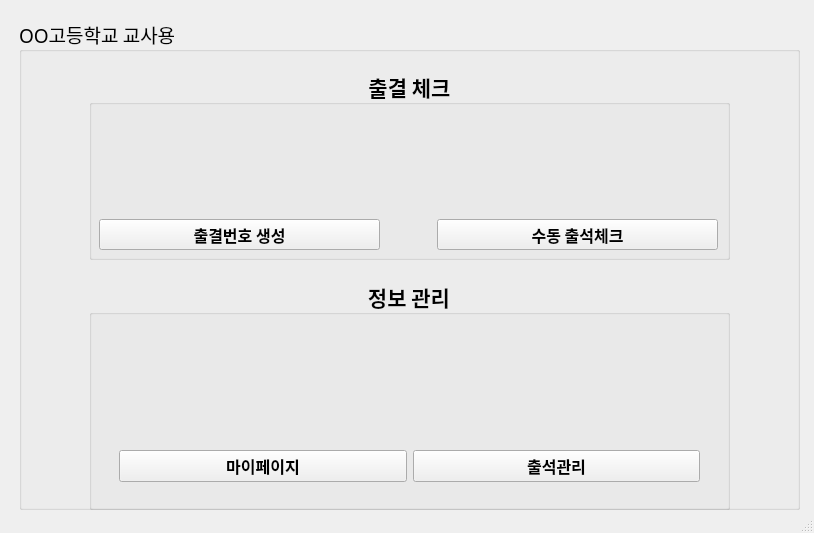
<?xml version="1.0" encoding="UTF-8"?>
<ui version="4.0">
 <class>MainWindow</class>
 <widget class="QMainWindow" name="MainWindow">
  <property name="geometry">
   <rect>
    <x>0</x>
    <y>0</y>
    <width>814</width>
    <height>533</height>
   </rect>
  </property>
  <property name="font">
   <font>
    <family>D2Coding</family>
   </font>
  </property>
  <property name="windowTitle">
   <string>OO고등학교 출결관리앱</string>
  </property>
  <widget class="QWidget" name="centralwidget">
   <widget class="QWidget" name="verticalLayoutWidget">
    <property name="geometry">
     <rect>
      <x>19</x>
      <y>19</y>
      <width>781</width>
      <height>491</height>
     </rect>
    </property>
    <layout class="QVBoxLayout" name="verticalLayout">
     <item>
      <layout class="QHBoxLayout" name="horizontalLayout">
       <item>
        <widget class="QGroupBox" name="groupBox">
         <property name="font">
          <font>
           <pointsize>14</pointsize>
           <weight>50</weight>
           <bold>false</bold>
          </font>
         </property>
         <property name="title">
          <string>OO고등학교 교사용</string>
         </property>
         <widget class="QGroupBox" name="groupBox_2">
          <property name="geometry">
           <rect>
            <x>70</x>
            <y>50</y>
            <width>641</width>
            <height>191</height>
           </rect>
          </property>
          <property name="font">
           <font>
            <pointsize>16</pointsize>
            <weight>75</weight>
            <bold>true</bold>
           </font>
          </property>
          <property name="title">
           <string>출결 체크</string>
          </property>
          <property name="alignment">
           <set>Qt::AlignCenter</set>
          </property>
          <widget class="QWidget" name="horizontalLayoutWidget_3">
           <property name="geometry">
            <rect>
             <x>10</x>
             <y>30</y>
             <width>281</width>
             <height>111</height>
            </rect>
           </property>
           <layout class="QHBoxLayout" name="horizontalLayout_3">
            <item>
             <widget class="QLabel" name="num_chk">
              <property name="text">
               <string/>
              </property>
              <property name="pixmap">
               <pixmap>../../../Users/Admin/image/다운로드 (6).png</pixmap>
              </property>
              <property name="alignment">
               <set>Qt::AlignCenter</set>
              </property>
             </widget>
            </item>
           </layout>
          </widget>
          <widget class="QPushButton" name="btn_chk">
           <property name="geometry">
            <rect>
             <x>10</x>
             <y>150</y>
             <width>281</width>
             <height>31</height>
            </rect>
           </property>
           <property name="font">
            <font>
             <pointsize>12</pointsize>
             <weight>75</weight>
             <bold>true</bold>
            </font>
           </property>
           <property name="text">
            <string>출결번호 생성</string>
           </property>
          </widget>
          <widget class="QWidget" name="horizontalLayoutWidget_5">
           <property name="geometry">
            <rect>
             <x>348</x>
             <y>30</y>
             <width>281</width>
             <height>111</height>
            </rect>
           </property>
           <layout class="QHBoxLayout" name="horizontalLayout_6">
            <item>
             <widget class="QLabel" name="num_chk_2">
              <property name="text">
               <string/>
              </property>
              <property name="pixmap">
               <pixmap>../../../Users/Admin/image/다운로드 (6).png</pixmap>
              </property>
              <property name="alignment">
               <set>Qt::AlignCenter</set>
              </property>
             </widget>
            </item>
           </layout>
          </widget>
          <widget class="QPushButton" name="btn_chk_2">
           <property name="geometry">
            <rect>
             <x>348</x>
             <y>150</y>
             <width>281</width>
             <height>31</height>
            </rect>
           </property>
           <property name="font">
            <font>
             <pointsize>12</pointsize>
             <weight>75</weight>
             <bold>true</bold>
            </font>
           </property>
           <property name="text">
            <string>수동 출석체크</string>
           </property>
          </widget>
         </widget>
         <widget class="QGroupBox" name="groupBox_3">
          <property name="geometry">
           <rect>
            <x>70</x>
            <y>260</y>
            <width>641</width>
            <height>231</height>
           </rect>
          </property>
          <property name="font">
           <font>
            <pointsize>16</pointsize>
            <weight>75</weight>
            <bold>true</bold>
           </font>
          </property>
          <property name="title">
           <string>정보 관리</string>
          </property>
          <property name="alignment">
           <set>Qt::AlignCenter</set>
          </property>
          <widget class="QWidget" name="horizontalLayoutWidget">
           <property name="geometry">
            <rect>
             <x>29</x>
             <y>39</y>
             <width>581</width>
             <height>130</height>
            </rect>
           </property>
           <layout class="QHBoxLayout" name="horizontalLayout_4">
            <item>
             <widget class="QLabel" name="my_page">
              <property name="text">
               <string/>
              </property>
              <property name="pixmap">
               <pixmap>../../../Users/Admin/image/4543148.png</pixmap>
              </property>
              <property name="alignment">
               <set>Qt::AlignCenter</set>
              </property>
             </widget>
            </item>
            <item>
             <widget class="QLabel" name="my_atd">
              <property name="text">
               <string/>
              </property>
              <property name="pixmap">
               <pixmap>../../../Users/Admin/Downloads/attendance (2).png</pixmap>
              </property>
              <property name="alignment">
               <set>Qt::AlignCenter</set>
              </property>
             </widget>
            </item>
           </layout>
          </widget>
          <widget class="QWidget" name="horizontalLayoutWidget_4">
           <property name="geometry">
            <rect>
             <x>30</x>
             <y>170</y>
             <width>581</width>
             <height>34</height>
            </rect>
           </property>
           <layout class="QHBoxLayout" name="horizontalLayout_5">
            <item>
             <widget class="QPushButton" name="btn_page">
              <property name="font">
               <font>
                <pointsize>12</pointsize>
               </font>
              </property>
              <property name="text">
               <string>마이페이지</string>
              </property>
             </widget>
            </item>
            <item>
             <widget class="QPushButton" name="btn_atd">
              <property name="font">
               <font>
                <pointsize>12</pointsize>
               </font>
              </property>
              <property name="text">
               <string>출석관리</string>
              </property>
             </widget>
            </item>
           </layout>
          </widget>
         </widget>
        </widget>
       </item>
      </layout>
     </item>
    </layout>
   </widget>
  </widget>
  <widget class="QStatusBar" name="statusbar"/>
 </widget>
 <resources/>
 <connections/>
</ui>
